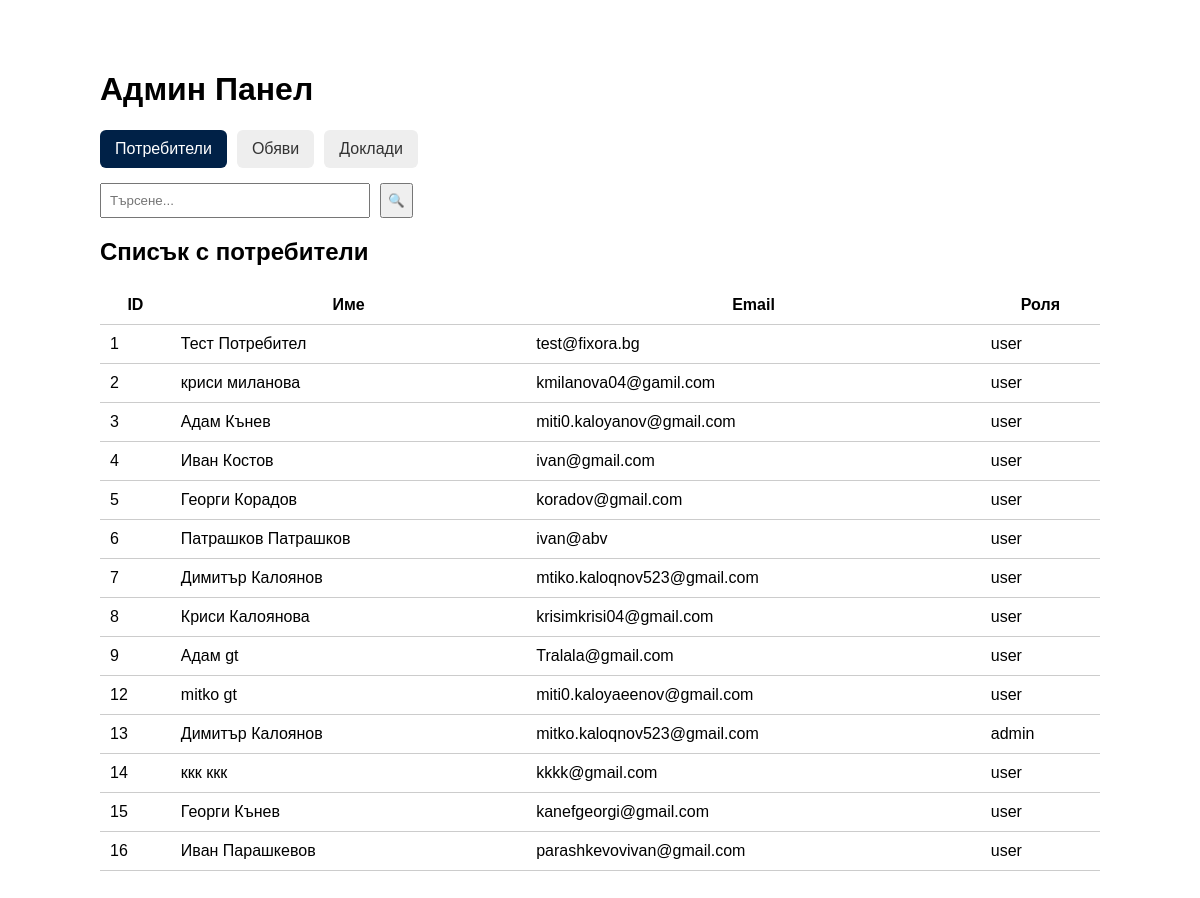
/php/admin.php (signed in), run on the app's committed database.
### tables this page shows
CREATE TABLE `users` (
  `id` int(11) NOT NULL,
  `username` varchar(50) NOT NULL,
  `ime` varchar(50) NOT NULL,
  `familiq` varchar(50) NOT NULL,
  `telefon` varchar(20) NOT NULL,
  `email` varchar(100) NOT NULL,
  `created_at` timestamp NOT NULL DEFAULT current_timestamp(),
  `password` varchar(255) NOT NULL,
  `city` varchar(100) DEFAULT NULL,
  `age` int(11) DEFAULT NULL,
  `city_visible` tinyint(1) DEFAULT 0,
  `age_visible` tinyint(1) DEFAULT 0,
  `show_phone` tinyint(1) DEFAULT 1,
  `show_email` tinyint(1) DEFAULT 1,
  `show_city` tinyint(1) DEFAULT 1,
  `show_age` tinyint(1) DEFAULT 1,
  `profile_image` varchar(255) DEFAULT NULL,
  `role` enum('user','admin') NOT NULL DEFAULT 'user'
);

### php/admin.php (the view, shortened to what this page needs)
<?php
require 'db.php';
$tab = $_GET['tab'] ?? 'users';
$search = trim($_GET['search'] ?? '');
?>
<!DOCTYPE html>
<html lang="bg">
<head>
    <link rel="stylesheet" href="../css/admin.css?v=<?= time() ?>">
</head>
<body>
    <div class="admin-container">
        <h1>Админ Панел</h1>
        <div class="tabs">
            <a href="?tab=users" class="<?= $tab === 'users' ? 'active' : '' ?>">Потребители</a>
            <a href="?tab=jobs" class="<?= $tab === 'jobs' ? 'active' : '' ?>">Обяви</a>
            <a href="?tab=reports" class="<?= $tab === 'reports' ? 'active' : '' ?>">Доклади</a>
        </div>
        <form method="GET" class="search-bar">
            <input type="text" name="search" placeholder="Търсене..." value="<?= htmlspecialchars($search) ?>">
            <button type="submit">🔍</button>
        </form>
        <div class="content-box">
            <?php if ($tab === 'users'): ?>
                <h2>Списък с потребители</h2>
                <table>
                    <tr><th>ID</th><th>Име</th><th>Email</th><th>Роля</th></tr>
                    <?php
                        $stmt = $conn->prepare("SELECT id, ime, familiq, email, role FROM users WHERE CONCAT(ime, ' ', familiq, email) LIKE ?");
                        $stmt->execute(["%$search%"]);
                        while ($user = $stmt->fetch()):
                    ?>
                        <tr>
                            <td><?= $user['id'] ?></td>
                            <td><?= htmlspecialchars($user['ime'] . ' ' . $user['familiq']) ?></td>
                            <td><?= htmlspecialchars($user['email']) ?></td>
                            <td><?= htmlspecialchars($user['role']) ?></td>
                        </tr>
                    <?php endwhile; ?>
                </table>
            <?php endif; ?>
        </div>
    </div>
</body>
</html>

### css/admin.css (style rules this page uses)
.admin-container { max-width: 1000px; margin: 30px auto; padding: 20px; background: #fff; border-radius: 10px; font-family: Arial, sans-serif; }
.tabs { display: flex; gap: 10px; margin-bottom: 15px; }
.tabs a { padding: 10px 15px; background: #eee; text-decoration: none; color: #333; border-radius: 6px; }
.tabs a.active { background: #002147; color: white; }
.search-bar { display: flex; gap: 10px; margin-bottom: 15px; }
.search-bar input[type="text"] { padding: 8px; width: 250px; }
table { width: 100%; border-collapse: collapse; }
th, td { padding: 10px; border-bottom: 1px solid #ccc; }

### data on the page
users: id "1", ime+familiq "Тест Потребител", email "test@fixora.bg", role "user"
users: id "2", ime+familiq "криси миланова", email "kmilanova04@gamil.com", role "user"
users: id "3", ime+familiq "Адам Кънев", email "miti0.kaloyanov@gmail.com", role "user"
users: id "4", ime+familiq "Иван Костов", email "ivan@gmail.com", role "user"
users: id "5", ime+familiq "Георги Корадов", email "koradov@gmail.com", role "user"
users: id "6", ime+familiq "Патрашков Патрашков", email "ivan@abv", role "user"
users: id "7", ime+familiq "Димитър Калоянов", email "mtiko.kaloqnov523@gmail.com", role "user"
users: id "8", ime+familiq "Криси Калоянова", email "krisimkrisi04@gmail.com", role "user"
users: id "9", ime+familiq "Адам gt", email "Tralala@gmail.com", role "user"
users: id "12", ime+familiq "mitko gt", email "miti0.kaloyaeenov@gmail.com", role "user"
users: id "13", ime+familiq "Димитър Калоянов", email "mitko.kaloqnov523@gmail.com", role "admin"
users: id "14", ime+familiq "ккк ккк", email "kkkk@gmail.com", role "user"
users: id "15", ime+familiq "Георги Кънев", email "kanefgeorgi@gmail.com", role "user"
users: id "16", ime+familiq "Иван Парашкевов", email "parashkevovivan@gmail.com", role "user"
